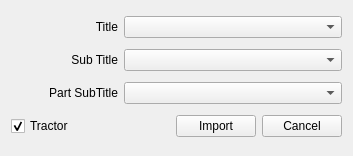
<?xml version="1.0" encoding="UTF-8"?>
<ui version="4.0">
 <class>Form</class>
 <widget class="QWidget" name="Form">
  <property name="geometry">
   <rect>
    <x>0</x>
    <y>0</y>
    <width>353</width>
    <height>156</height>
   </rect>
  </property>
  <property name="windowTitle">
   <string>NoneHIK ImportDialog</string>
  </property>
  <layout class="QGridLayout" name="gridLayout">
   <item row="3" column="0">
    <widget class="QLabel" name="label_3">
     <property name="text">
      <string>Part SubTitle</string>
     </property>
     <property name="alignment">
      <set>Qt::AlignRight|Qt::AlignTrailing|Qt::AlignVCenter</set>
     </property>
    </widget>
   </item>
   <item row="1" column="1" colspan="2">
    <widget class="QComboBox" name="Title2ComboBox">
     <property name="sizePolicy">
      <sizepolicy hsizetype="Preferred" vsizetype="Fixed">
       <horstretch>0</horstretch>
       <verstretch>0</verstretch>
      </sizepolicy>
     </property>
     <property name="minimumSize">
      <size>
       <width>80</width>
       <height>0</height>
      </size>
     </property>
    </widget>
   </item>
   <item row="4" column="0" colspan="3">
    <layout class="QHBoxLayout" name="horizontalLayout">
     <item>
      <widget class="QCheckBox" name="tractorCheckBox">
       <property name="text">
        <string>Tractor</string>
       </property>
       <property name="checked">
        <bool>true</bool>
       </property>
      </widget>
     </item>
     <item>
      <spacer name="horizontalSpacer">
       <property name="orientation">
        <enum>Qt::Horizontal</enum>
       </property>
       <property name="sizeHint" stdset="0">
        <size>
         <width>118</width>
         <height>17</height>
        </size>
       </property>
      </spacer>
     </item>
     <item>
      <widget class="QPushButton" name="okBtn">
       <property name="text">
        <string>Import</string>
       </property>
      </widget>
     </item>
     <item>
      <widget class="QPushButton" name="cancelBtn">
       <property name="text">
        <string>Cancel</string>
       </property>
      </widget>
     </item>
    </layout>
   </item>
   <item row="1" column="0">
    <widget class="QLabel" name="label_2">
     <property name="text">
      <string>Sub Title</string>
     </property>
     <property name="alignment">
      <set>Qt::AlignRight|Qt::AlignTrailing|Qt::AlignVCenter</set>
     </property>
    </widget>
   </item>
   <item row="0" column="1" colspan="2">
    <widget class="QComboBox" name="Title1ComboBox">
     <property name="sizePolicy">
      <sizepolicy hsizetype="Preferred" vsizetype="Fixed">
       <horstretch>0</horstretch>
       <verstretch>0</verstretch>
      </sizepolicy>
     </property>
     <property name="minimumSize">
      <size>
       <width>80</width>
       <height>0</height>
      </size>
     </property>
    </widget>
   </item>
   <item row="0" column="0">
    <widget class="QLabel" name="label">
     <property name="text">
      <string>Title</string>
     </property>
     <property name="alignment">
      <set>Qt::AlignRight|Qt::AlignTrailing|Qt::AlignVCenter</set>
     </property>
    </widget>
   </item>
   <item row="3" column="1" colspan="2">
    <widget class="QComboBox" name="Title3ComboBox">
     <property name="sizePolicy">
      <sizepolicy hsizetype="Preferred" vsizetype="Fixed">
       <horstretch>0</horstretch>
       <verstretch>0</verstretch>
      </sizepolicy>
     </property>
     <property name="minimumSize">
      <size>
       <width>80</width>
       <height>0</height>
      </size>
     </property>
    </widget>
   </item>
  </layout>
  <zorder>label</zorder>
  <zorder>Title1ComboBox</zorder>
  <zorder>label_2</zorder>
  <zorder>Title2ComboBox</zorder>
  <zorder>Title3ComboBox</zorder>
  <zorder>label_3</zorder>
 </widget>
 <resources/>
 <connections/>
</ui>
